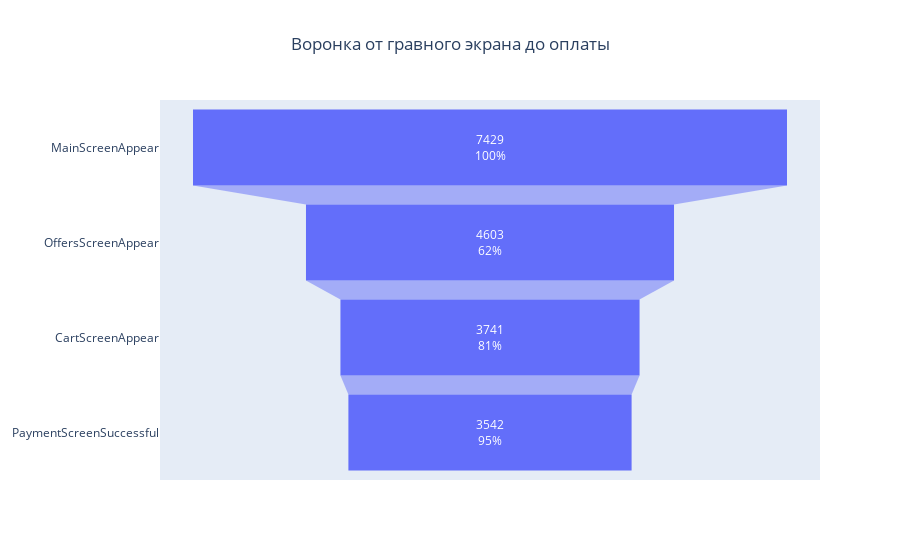

The notebook cell saved with this chart:
### Markdown cell above
Больше всего пользователей мы теряем на 2ой воронке ( переходе с главного экрана на экран предложений) переходят 62%

А доля дошедших от главного экрана до оплаты составляет ~48%

### Code cell
fig = go.Figure(go.Funnel(y = actual_data_funnel['event'],
                          x = actual_data_funnel['uniq_users'],
                          
                          textposition = 'inside',
                          textinfo = 'value + percent previous'))
fig.update_layout(title='Воронка от гравного экрана до оплаты', title_x = 0.5)
fig.show()

### Figure 1 — Plotly figure (JSON) as saved in the notebook; plotly's stock layout.template omitted (floating-point values rounded to 4 significant figures)
{"data": [{"textinfo": "value+percent previous", "textposition": "inside", "type": "funnel", "x": [7429, 4603, 3741, 3542], "y": ["MainScreenAppear", "OffersScreenAppear", "CartScreenAppear", "PaymentScreenSuccessful"]}], "layout": {"title": {"text": "Воронка от гравного экрана до оплаты", "x": 0.5}}}
